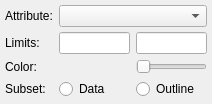
<?xml version="1.0" encoding="UTF-8"?>
<ui version="4.0">
 <class>Form</class>
 <widget class="QWidget" name="Form">
  <property name="geometry">
   <rect>
    <x>0</x>
    <y>0</y>
    <width>212</width>
    <height>104</height>
   </rect>
  </property>
  <property name="windowTitle">
   <string>Form</string>
  </property>
  <layout class="QGridLayout" name="gridLayout">
   <property name="leftMargin">
    <number>5</number>
   </property>
   <property name="topMargin">
    <number>5</number>
   </property>
   <property name="rightMargin">
    <number>5</number>
   </property>
   <property name="bottomMargin">
    <number>5</number>
   </property>
   <property name="verticalSpacing">
    <number>5</number>
   </property>
   <item row="3" column="1">
    <widget class="QRadioButton" name="radio_subset_data">
     <property name="text">
      <string>Data</string>
     </property>
    </widget>
   </item>
   <item row="1" column="1">
    <widget class="QLineEdit" name="valuetext_vmin"/>
   </item>
   <item row="2" column="1">
    <widget class="QColorBox" name="color_color">
     <property name="sizePolicy">
      <sizepolicy hsizetype="Preferred" vsizetype="Minimum">
       <horstretch>0</horstretch>
       <verstretch>0</verstretch>
      </sizepolicy>
     </property>
     <property name="text">
      <string/>
     </property>
    </widget>
   </item>
   <item row="0" column="0">
    <widget class="QLabel" name="label">
     <property name="text">
      <string>Attribute:</string>
     </property>
    </widget>
   </item>
   <item row="2" column="0">
    <widget class="QLabel" name="label_2">
     <property name="text">
      <string>Color:</string>
     </property>
    </widget>
   </item>
   <item row="1" column="0">
    <widget class="QLabel" name="label_3">
     <property name="text">
      <string>Limits:</string>
     </property>
    </widget>
   </item>
   <item row="3" column="0">
    <widget class="QLabel" name="label_subset_mode">
     <property name="text">
      <string>Subset:</string>
     </property>
    </widget>
   </item>
   <item row="2" column="2">
    <widget class="QSlider" name="value_alpha">
     <property name="maximum">
      <number>100</number>
     </property>
     <property name="orientation">
      <enum>Qt::Horizontal</enum>
     </property>
    </widget>
   </item>
   <item row="1" column="2">
    <widget class="QLineEdit" name="valuetext_vmax"/>
   </item>
   <item row="0" column="1" colspan="2">
    <widget class="QComboBox" name="combodata_attribute">
     <property name="sizeAdjustPolicy">
      <enum>QComboBox::AdjustToMinimumContentsLength</enum>
     </property>
    </widget>
   </item>
   <item row="3" column="2">
    <widget class="QRadioButton" name="radio_subset_outline">
     <property name="text">
      <string>Outline</string>
     </property>
    </widget>
   </item>
  </layout>
 </widget>
 <customwidgets>
  <customwidget>
   <class>QColorBox</class>
   <extends>QLabel</extends>
   <header>glue.utils.qt.colors</header>
  </customwidget>
 </customwidgets>
 <resources/>
 <connections/>
</ui>
